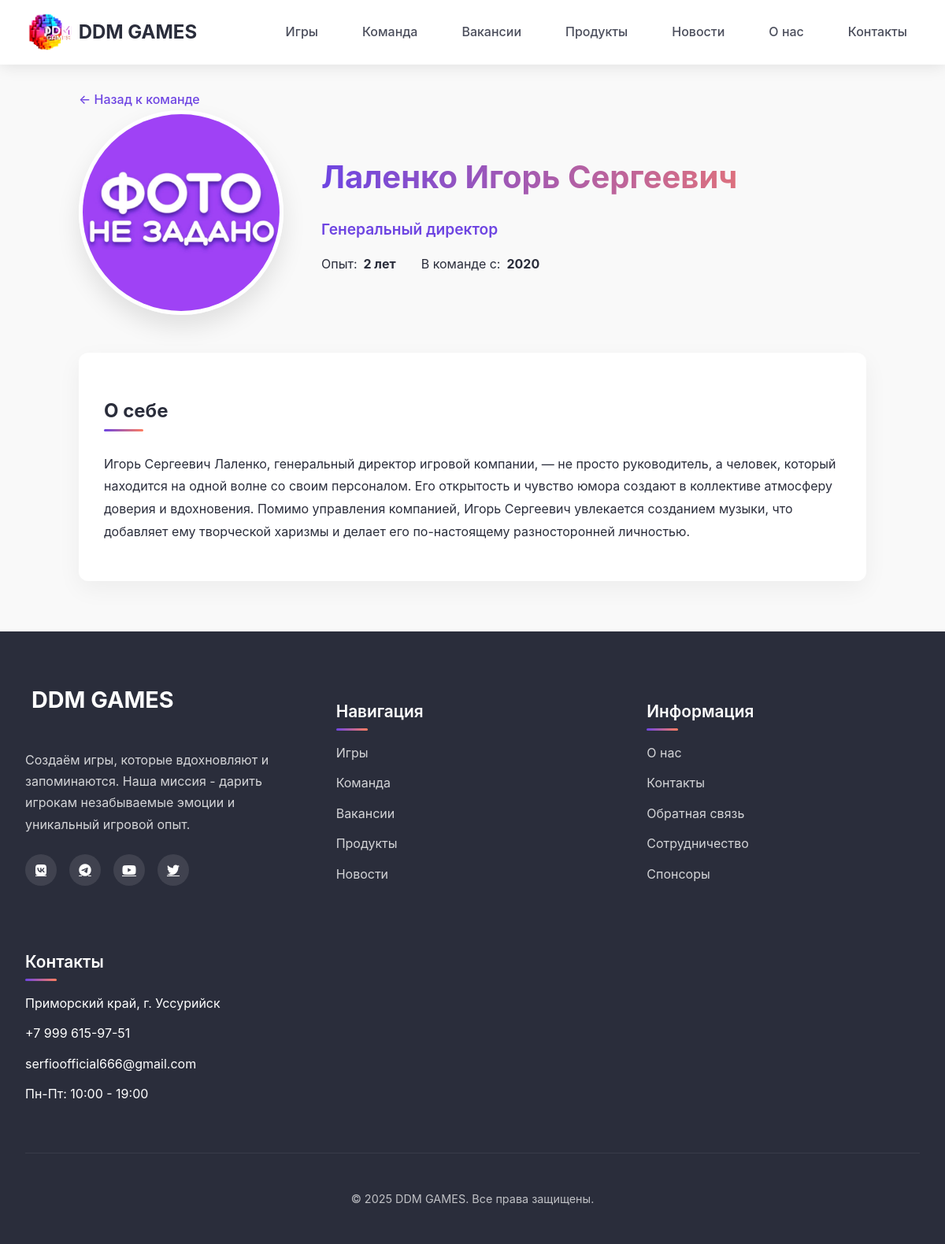
Screenshot of /staff/1/ with the database file from the repository.
### core/models.py (models this page shows, shortened)
class Staff(models.Model):
    surname = models.CharField(max_length=255, blank=False)
    name = models.CharField(max_length=255, blank=False)
    patronymic = models.CharField(max_length=255, blank=True)
    year = models.IntegerField(blank=False)
    position = models.CharField(max_length=10, default="PRG", choices=POSITION_CHOICES)
    photo = models.ImageField(null=True, blank=True, upload_to='staff/')
    experience = models.IntegerField(blank=False)
    about = models.TextField(max_length=1500, blank=False)
    @property
    def full_name(self):
        return f"{self.surname} {self.name} {self.patronymic}"

### core/views.py (the view)
# urls.py: path('staff/<int:pk>/', views.StaffDetailView.as_view(), name='staff_detail'),
class StaffDetailView(DetailView):
    model = Staff
    template_name = 'staff/detail.html'
    context_object_name = 'staff'

### templates/staff/detail.html (shortened to what this page needs)
<!DOCTYPE html>
{% extends 'base.html' %}
    {% block content %}
</head>
<body>
    <div class="container">
        <a href="{% url 'staff_list' %}" class="back-link">
            ← Назад к команде
        </a>
        <div class="staff-header">
            {% if staff.photo %}
            <img src="{{ staff.photo.url }}" alt="{{ staff.full_name }}" class="staff-photo">
            {% endif %}
            <div class="staff-info">
                <h1 class="staff-name">{{ staff.full_name }}</h1>
                <p class="staff-position">{{ staff.get_position_display }}</p>
                <div class="staff-meta">
                    <div class="meta-item">
                        <span>Опыт:</span>
                        <strong>{{ staff.experience }} лет</strong>
                    </div>
                    <div class="meta-item">
                        <span>В команде с:</span>
                        <strong>{{ staff.year }}</strong>
                    </div>
                </div>
            </div>
        </div>
        <div class="staff-about">
            <h2 class="section-title">О себе</h2>
            <p>{{ staff.about }}</p>
        </div>
    </div>
{% endblock %}

### templates/base.html (style rules this page uses)
:root { --primary: #6e45e2; --primary-light: #9d8aee; --secondary: #88d3ce; --dark: #2a2d3b; --dark-light: #4a4d5b; --light: #f9f9f9; --accent: #ff7e5f; --accent-light: #ff9e85; }
body { font-family: 'Inter', sans-serif; background-color: var(--light); color: var(--dark); margin: 0; padding: 0; line-height: 1.8; }

### templates/staff/detail.html (style rules this page uses)
:root { --primary: #6e45e2; --secondary: #88d3ce; --dark: #2a2d3b; --light: #f9f9f9; --accent: #ff7e5f; }
body { font-family: 'Inter', sans-serif; background-color: var(--light); color: var(--dark); margin: 0; padding: 0; line-height: 1.6; }
.container { max-width: 1000px; margin: 0 auto; padding: 2rem; }
.staff-header { display: flex; gap: 3rem; margin-bottom: 3rem; align-items: center; }
.staff-photo { width: 250px; height: 250px; border-radius: 50%; object-fit: cover; border: 5px solid white; box-shadow: 0 15px 30px rgba(0, 0, 0, 0.1); }
.staff-info { flex: 1; }
.staff-name { font-size: 2.5rem; margin-bottom: 0.5rem; font-weight: 700; background: linear-gradient(to right, var(--primary), var(--accent)); -webkit-background-clip: text; background-clip: text; color: transparent; }
.staff-position { font-size: 1.2rem; color: var(--primary); margin-bottom: 1rem; font-weight: 600; }
.staff-meta { display: flex; gap: 2rem; margin-bottom: 1.5rem; }
.meta-item { display: flex; align-items: center; gap: 0.5rem; }
.staff-about { background: white; padding: 2rem; border-radius: 12px; box-shadow: 0 10px 30px rgba(0, 0, 0, 0.05); margin-bottom: 2rem; line-height: 1.8; }
.section-title { font-size: 1.5rem; margin-bottom: 1rem; position: relative; display: inline-block; }
.section-title::after { content: ''; position: absolute; bottom: -5px; left: 0; width: 50px; height: 3px; background: linear-gradient(to right, var(--primary), var(--accent)); border-radius: 3px; }
.back-link { display: inline-flex; align-items: center; gap: 0.5rem; color: var(--primary); text-decoration: none; font-weight: 500; transition: all 0.3s ease; }

### rows the page displays
Staff: photo (picture), position "Генеральный директор", experience "2", year "2020", about "Игорь Сергеевич Лаленко, генеральный директор игровой компании, — не просто руководитель, а человек, который находится на одной волне со своим персоналом. Его открытость и чувство юмора создают в коллективе атмосферу доверия и вдохновения. Помимо управления компанией, Игорь Сергеевич увлекается созданием музыки, что добавляет ему творческой харизмы и делает его по-настоящему разносторонней личностью."
